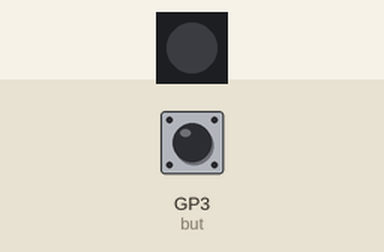
Recording of a program running on a simulated Raspberry Pi Pico running CircuitPython. Shown: 1 RGB LEDs in strip order, left to right. The test bench sets the inputs (shaded band); at power-on: GP3 (but) HIGH. Dim RGB values are drawn brighter than linear.

Above: at 1.2 s.
1.3 s: GP3 (but) pulled LOW for 0.15 s
At 1.37 s:
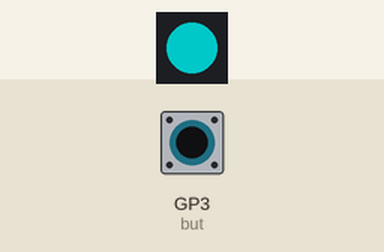
2.9 s: GP3 (but) pulled LOW for 3.2 s
At 6.5 s:
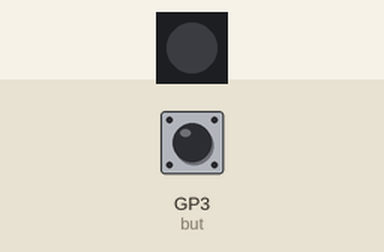
Timing chart, 0 to 8.0 s (numbered marks = the images above; inputs shaded):
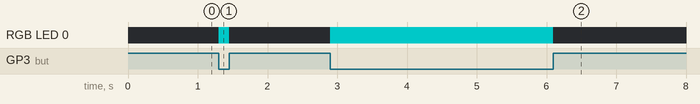

The program:

Example_3.py
```python
#Example 3: Button Blinky
#Utilizes the button on the PCB to decide when the Neopixel is turned on
import board
import neopixel
import digitalio

rgb = neopixel.NeoPixel(board.GP4, 1)

but = digitalio.DigitalInOut(board.GP3)
but.pull = digitalio.Pull.UP

while True:
    if but.value: #button not pressed
        rgb[0] = (0, 0, 0)
    else: #button pressed
        rgb[0] = (0, 100, 100)
```

Measured:
- after the input at 1.3 s, RGB LED 0: off → RGB(0, 100, 100) at once, → off 0.15 s later
- after the input at 2.9 s, RGB LED 0: off → RGB(0, 100, 100) at once, → off 3.2 s later
